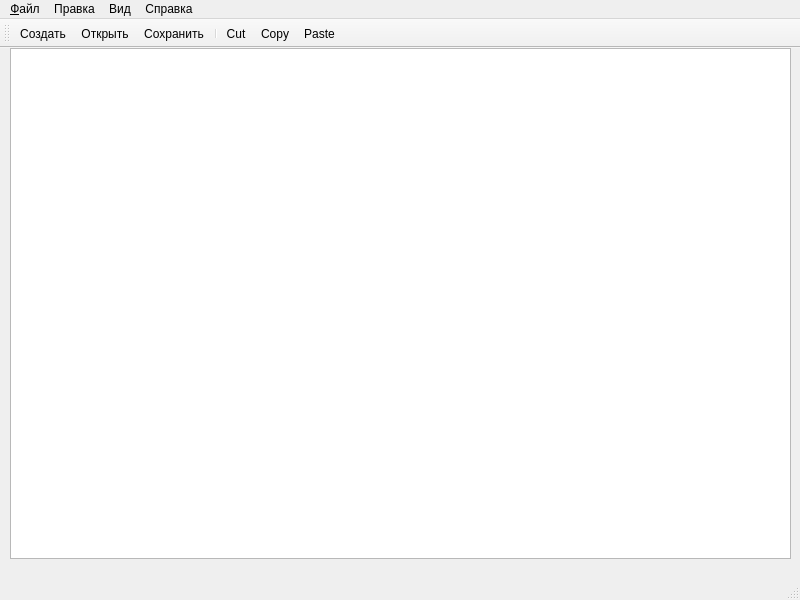
<?xml version="1.0" encoding="UTF-8"?>
<ui version="4.0">
 <class>TextEditor</class>
 <widget class="QMainWindow" name="TextEditor">
  <property name="geometry">
   <rect>
    <x>0</x>
    <y>0</y>
    <width>800</width>
    <height>600</height>
   </rect>
  </property>
  <property name="windowTitle">
   <string>TextEditor</string>
  </property>
  <widget class="QWidget" name="centralwidget">
   <widget class="QTextEdit" name="textEdit">
    <property name="geometry">
     <rect>
      <x>10</x>
      <y>0</y>
      <width>781</width>
      <height>511</height>
     </rect>
    </property>
   </widget>
  </widget>
  <widget class="QStatusBar" name="statusbar"/>
  <widget class="QMenuBar" name="menubar">
   <property name="geometry">
    <rect>
     <x>0</x>
     <y>0</y>
     <width>800</width>
     <height>20</height>
    </rect>
   </property>
   <widget class="QMenu" name="menu">
    <property name="title">
     <string>&amp;Файл</string>
    </property>
    <addaction name="actionNew"/>
    <addaction name="actionOpen"/>
    <addaction name="separator"/>
    <addaction name="actionClose"/>
    <addaction name="actionSave"/>
    <addaction name="actionSaveAs"/>
    <addaction name="separator"/>
    <addaction name="actionExit"/>
   </widget>
   <widget class="QMenu" name="menu_2">
    <property name="title">
     <string>Вид</string>
    </property>
    <addaction name="actionSelectFont"/>
   </widget>
   <widget class="QMenu" name="menu_3">
    <property name="title">
     <string>Справка</string>
    </property>
    <addaction name="actionAbout"/>
    <addaction name="actionAboutQt"/>
   </widget>
   <widget class="QMenu" name="menu_4">
    <property name="title">
     <string>Правка</string>
    </property>
    <addaction name="actionCut"/>
    <addaction name="actionCopy"/>
    <addaction name="actionPaste"/>
    <addaction name="actionUndo"/>
    <addaction name="actionRedo"/>
   </widget>
   <addaction name="menu"/>
   <addaction name="menu_4"/>
   <addaction name="menu_2"/>
   <addaction name="menu_3"/>
  </widget>
  <widget class="QToolBar" name="toolBar">
   <property name="windowTitle">
    <string>toolBar</string>
   </property>
   <attribute name="toolBarArea">
    <enum>TopToolBarArea</enum>
   </attribute>
   <attribute name="toolBarBreak">
    <bool>false</bool>
   </attribute>
   <addaction name="actionNew"/>
   <addaction name="actionOpen"/>
   <addaction name="actionSave"/>
   <addaction name="separator"/>
   <addaction name="actionCut"/>
   <addaction name="actionCopy"/>
   <addaction name="actionPaste"/>
  </widget>
  <action name="actionNew">
   <property name="icon">
    <iconset resource="texteditor.qrc">
     <normaloff>:/icons/Resources/new.png</normaloff>:/icons/Resources/new.png</iconset>
   </property>
   <property name="text">
    <string>Создать</string>
   </property>
   <property name="toolTip">
    <string>Создать новый документ</string>
   </property>
   <property name="shortcut">
    <string>Ctrl+N</string>
   </property>
  </action>
  <action name="actionClose">
   <property name="text">
    <string>Закрыть</string>
   </property>
   <property name="toolTip">
    <string>Закрыть текущее окно</string>
   </property>
   <property name="shortcut">
    <string>Ctrl+W</string>
   </property>
  </action>
  <action name="actionExit">
   <property name="text">
    <string>Выход</string>
   </property>
   <property name="toolTip">
    <string>Закрыть приложение</string>
   </property>
  </action>
  <action name="actionSelectFont">
   <property name="text">
    <string>Select Font...</string>
   </property>
   <property name="toolTip">
    <string>Select the display font</string>
   </property>
  </action>
  <action name="actionAbout">
   <property name="text">
    <string>О программе</string>
   </property>
  </action>
  <action name="actionAboutQt">
   <property name="text">
    <string>О Qt</string>
   </property>
  </action>
  <action name="actionCut">
   <property name="icon">
    <iconset resource="texteditor.qrc">
     <normaloff>:/icons/Resources/cut.png</normaloff>:/icons/Resources/cut.png</iconset>
   </property>
   <property name="text">
    <string>Cut</string>
   </property>
   <property name="toolTip">
    <string>Cut</string>
   </property>
   <property name="shortcut">
    <string>Ctrl+X</string>
   </property>
  </action>
  <action name="actionCopy">
   <property name="icon">
    <iconset resource="texteditor.qrc">
     <normaloff>:/icons/Resources/copy.png</normaloff>:/icons/Resources/copy.png</iconset>
   </property>
   <property name="text">
    <string>Copy</string>
   </property>
   <property name="toolTip">
    <string>Copy</string>
   </property>
   <property name="shortcut">
    <string>Ctrl+C</string>
   </property>
  </action>
  <action name="actionPaste">
   <property name="icon">
    <iconset resource="texteditor.qrc">
     <normaloff>:/icons/Resources/paste.png</normaloff>:/icons/Resources/paste.png</iconset>
   </property>
   <property name="text">
    <string>Paste</string>
   </property>
   <property name="toolTip">
    <string>Paste</string>
   </property>
   <property name="shortcut">
    <string>Ctrl+V</string>
   </property>
  </action>
  <action name="actionUndo">
   <property name="text">
    <string>Undo</string>
   </property>
   <property name="toolTip">
    <string>Undo the last action</string>
   </property>
   <property name="shortcut">
    <string>Ctrl+Z</string>
   </property>
  </action>
  <action name="actionRedo">
   <property name="text">
    <string>Redo</string>
   </property>
   <property name="toolTip">
    <string>Redo the last action</string>
   </property>
   <property name="shortcut">
    <string>Ctrl+Y</string>
   </property>
  </action>
  <action name="actionOpen">
   <property name="icon">
    <iconset resource="texteditor.qrc">
     <normaloff>:/icons/Resources/open.png</normaloff>:/icons/Resources/open.png</iconset>
   </property>
   <property name="text">
    <string>Открыть...</string>
   </property>
   <property name="toolTip">
    <string>Open a document...</string>
   </property>
   <property name="shortcut">
    <string>Ctrl+O</string>
   </property>
  </action>
  <action name="actionSave">
   <property name="icon">
    <iconset resource="texteditor.qrc">
     <normaloff>:/icons/Resources/save.png</normaloff>:/icons/Resources/save.png</iconset>
   </property>
   <property name="text">
    <string>Сохранить</string>
   </property>
   <property name="toolTip">
    <string>Save document</string>
   </property>
   <property name="shortcut">
    <string>Ctrl+S</string>
   </property>
  </action>
  <action name="actionSaveAs">
   <property name="text">
    <string>Сохранить как...</string>
   </property>
   <property name="toolTip">
    <string>Save document as</string>
   </property>
   <property name="shortcut">
    <string>Ctrl+Shift+F</string>
   </property>
  </action>
 </widget>
 <resources>
  <include location="texteditor.qrc"/>
 </resources>
 <connections/>
</ui>
